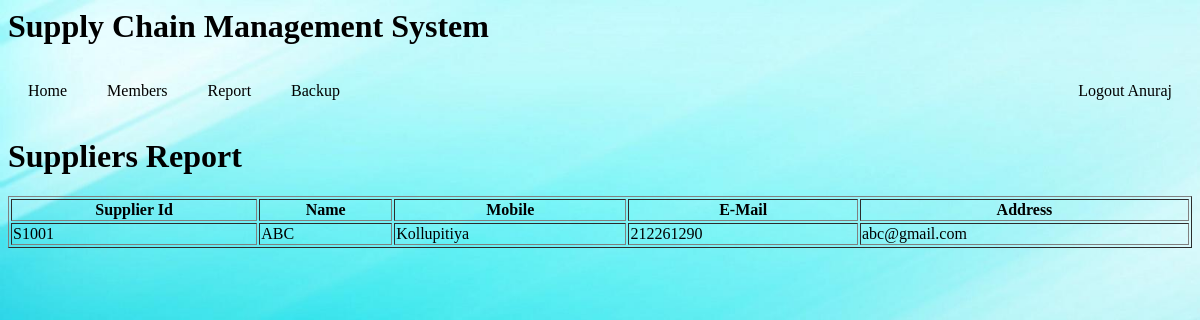
The app's page /SCM/suppliers/report_supplier.php (signed in) with its own data.
### tables this page shows
CREATE TABLE `supplier` (
  `supplierid` varchar(11) NOT NULL,
  `name` varchar(15) NOT NULL,
  `address` varchar(30) NOT NULL,
  `phone` int(10) NOT NULL,
  `email` varchar(20) NOT NULL
);

### SCM/model/commFunc2.php (the view, shortened to what this page needs)
<?php
class commonFunc2{
	public static function reportGen(){
        $link = mysqli_connect("localhost","root","","webdev");
		$sql = "SELECT * FROM supplier";
		$query = mysqli_query($link,$sql) or die ("sql error");
		while ($row = mysqli_fetch_array($query)) {
								 echo "<tr>";
								 echo "<td>".$row['supplierid']."</td>";
								 echo "<td>".$row['name']."</td>";
								 echo "<td>".$row['address']."</td>";
								 echo "<td>".$row['phone']."</td>";
								 echo "<td>".$row['email']."</td>";
								 echo "</tr>";
						 }
	}
}
?>

### SCM/home.css (style rules this page uses)
body { background-size:cover; background-repeat:no-repeat; background-attachment: fixed }

### records on screen
supplier: supplierid "S1001", name "ABC", address "Kollupitiya", phone "212261290", email "abc@gmail.com"

### other values on screen
$_SESSION['uname'] "Anuraj"
